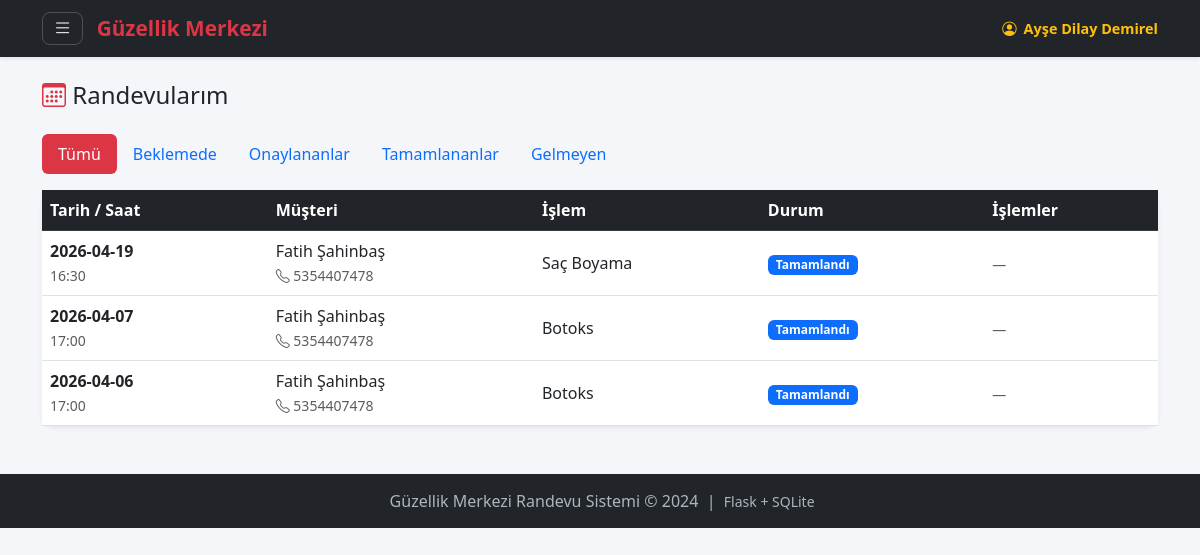
The app's page /personel/randevular (signed in) with its own data.
### tables this page shows
CREATE TABLE randevular (
            id              INTEGER PRIMARY KEY AUTOINCREMENT,
            musteri_id      INTEGER NOT NULL,
            personel_id     INTEGER NOT NULL,
            islem           TEXT    NOT NULL,       -- Yapılacak işlem
            tarih           TEXT    NOT NULL,       -- YYYY-MM-DD formatı
            saat            TEXT    NOT NULL,       -- HH:MM formatı
            durum           TEXT    DEFAULT 'beklemede',
                -- 'beklemede' | 'onaylandi' | 'reddedildi' | 'tamamlandi' | 'gelmedi'
            hatirlatma_gonderildi INTEGER DEFAULT 0, -- 0=hayır, 1=evet
            olusturma_tarihi TEXT DEFAULT (datetime('now')),
            FOREIGN KEY (musteri_id)  REFERENCES musteriler(id),
            FOREIGN KEY (personel_id) REFERENCES personeller(id)
        );

CREATE TABLE musteriler (
            id          INTEGER PRIMARY KEY AUTOINCREMENT,
            ad_soyad    TEXT    NOT NULL,          -- Müşteri adı ve soyadı
            telefon     TEXT    NOT NULL UNIQUE,   -- Benzersiz telefon numarası
            email       TEXT,                      -- E-posta (hatırlatma için)
            sifre_hash  TEXT    NOT NULL,          -- Şifre (hash'lenmiş)
            puan        INTEGER DEFAULT 100,       -- Başlangıç puanı 100
            gelmeme_sayisi INTEGER DEFAULT 0,      -- Kaç randevuya gelmedi
            kayit_tarihi TEXT DEFAULT (datetime('now')),
            aktif       INTEGER DEFAULT 1          -- 0=pasif, 1=aktif
        );

### routes/personel_routes.py (the view, shortened to what this page needs)
@personel_bp.route('/randevular')
@personel_giris_gerekli
def randevular():
    db = get_db()
    personel_id = session['kullanici_id']
    durum_filtre = request.args.get('durum', 'hepsi')  # URL ?durum=beklemede
    if durum_filtre == 'hepsi':
        randevu_listesi = db.execute('''
            SELECT r.*, m.ad_soyad AS musteri_adi, m.telefon AS musteri_telefon,
                   m.email AS musteri_email
            FROM randevular r
            JOIN musteriler m ON r.musteri_id = m.id
            WHERE r.personel_id = ?
            ORDER BY r.tarih DESC, r.saat DESC
        ''', (personel_id,)).fetchall()
    return render_template('personel/randevular.html',
                           randevular=randevu_listesi,
                           aktif_filtre=durum_filtre)

### database.py (called while the page is built)
def get_db():
    if 'db' not in g:
        g.db = sqlite3.connect(
            current_app.config['DATABASE'],
            detect_types=sqlite3.PARSE_DECLTYPES
        )
        g.db.row_factory = sqlite3.Row
    return g.db

### routes/personel_routes.py (called while the page is built)
def personel_giris_gerekli(f):
    from functools import wraps
    @wraps(f)
    def decorated(*args, **kwargs):
        if not (personel_mi() or admin_mi()):
            flash('Bu sayfaya erişmek için personel girişi gereklidir.', 'warning')
            return redirect(url_for('auth.personel_login_page'))
        return f(*args, **kwargs)
    return decorated

### utils/auth_helper.py (called while the page is built)
def personel_mi() -> bool:
    return session.get('kullanici_rol') == 'personel'

### templates/personel/randevular.html (shortened to what this page needs)
{% extends 'base.html' %}
{% block icerik %}
<div class="d-flex justify-content-between align-items-center mb-3">
    <h4><i class="bi bi-calendar3 text-danger"></i> Randevularım</h4>
</div>
<ul class="nav nav-pills mb-3">
    {% for durum, etiket in [('hepsi','Tümü'), ('beklemede','Beklemede'),
                              ('onaylandi','Onaylananlar'), ('tamamlandi','Tamamlananlar'),
                              ('gelmedi','Gelmeyen')] %}
    <li class="nav-item">
        <a class="nav-link {% if aktif_filtre == durum %}active bg-danger{% endif %}"
           href="{{ url_for('personel.randevular') }}?durum={{ durum }}">
            {{ etiket }}
        </a>
    </li>
    {% endfor %}
</ul>
{% if randevular %}
<div class="card shadow-sm">
    <div class="card-body p-0">
        <div class="table-responsive">
            <table class="table table-hover align-middle mb-0">
                <thead class="table-dark">
                    <tr>
                        <th>Tarih / Saat</th>
                        <th>Müşteri</th>
                        <th>İşlem</th>
                        <th>Durum</th>
                        <th>İşlemler</th>
                    </tr>
                </thead>
                <tbody>
                    {% for randevu in randevular %}
                    <tr>
                        <td>
                            <strong>{{ randevu['tarih'] }}</strong><br>
                            <small class="text-muted">{{ randevu['saat'] }}</small>
                        </td>
                        <td>
                            {{ randevu['musteri_adi'] }}<br>
                            <small class="text-muted">
                                <i class="bi bi-telephone"></i>
                                {{ randevu['musteri_telefon'] }}
                            </small>
                        </td>
                        <td>{{ randevu['islem'] }}</td>
                        <td>
                            {% if randevu['durum'] == 'beklemede' %}
                                <span class="badge bg-warning text-dark">Beklemede</span>
                            {% elif randevu['durum'] == 'onaylandi' %}
                                <span class="badge bg-success">Onaylandı</span>
                            {% elif randevu['durum'] == 'tamamlandi' %}
                                <span class="badge bg-primary">Tamamlandı</span>
                            {% elif randevu['durum'] == 'reddedildi' %}
                                <span class="badge bg-danger">Reddedildi</span>
                            {% elif randevu['durum'] == 'gelmedi' %}
                                <span class="badge bg-secondary">Gelmedi</span>
                            {% endif %}
                        </td>
                        <td>
                            <div class="btn-group btn-group-sm">
                            {% if randevu['durum'] == 'beklemede' %}
                                <form method="POST"
                                      action="{{ url_for('personel.randevu_onayla', randevu_id=randevu['id']) }}"
                                      class="d-inline">
                                    <button type="submit" class="btn btn-success btn-sm me-1"
                                            title="Onayla">
                                        <i class="bi bi-check-lg"></i> Onayla
                                    </button>
                                </form>
                                <form method="POST"
                                      action="{{ url_for('personel.randevu_reddet', randevu_id=randevu['id']) }}"
                                      class="d-inline">
                                    <button type="submit" class="btn btn-danger btn-sm me-1"
                                            title="Reddet">
                                        <i class="bi bi-x-lg"></i> Reddet
                                    </button>
                                </form>
                            {% else %}
                                <span class="text-muted small">—</span>
                            {% endif %}
                            </div>
                        </td>
                    </tr>
                    {% endfor %}
                </tbody>
            </table>
        </div>
    </div>
</div>
{% else %}
<div class="text-center py-5 text-muted">
    <i class="bi bi-calendar-x" style="font-size: 3rem;"></i>
    <p class="mt-2">Bu filtrede randevu bulunmuyor.</p>
</div>
{% endif %}
{% endblock %}

### templates/base.html (style rules this page uses)
:root { --mp-kirmizi: #dc3545; --mp-koyu: #212529; --mp-acik: #f8f9fa; }
body { background-color: #f5f6fa; font-family: "Segoe UI", sans-serif; }
.card { border: none; border-radius: 12px; box-shadow: 0 2px 12px rgba(0,0,0,0.08); }

### records on screen
randevular: tarih "2026-04-19", saat "16:30", musteri_adi "Fatih Şahinbaş", musteri_telefon "5354407478", islem "Saç Boyama", durum "Tamamlandı"
randevular: tarih "2026-04-07", saat "17:00", musteri_adi "Fatih Şahinbaş", musteri_telefon "5354407478", islem "Botoks", durum "Tamamlandı"
randevular: tarih "2026-04-06", saat "17:00", musteri_adi "Fatih Şahinbaş", musteri_telefon "5354407478", islem "Botoks", durum "Tamamlandı"

### other values on screen
{{ session.kullanici_adi }} "Ayşe Dilay Demirel"
{{ etiket }} "Tümü" "Beklemede" "Onaylananlar" "Tamamlananlar" "Gelmeyen"
